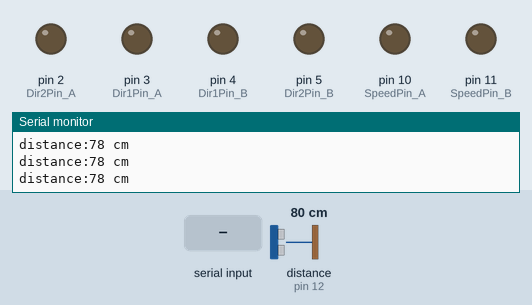
Simulated run of this sketch. Board: Arduino Uno, built with avr-gcc and run on an emulated ATmega328P. Shown: output pins drawn as LEDs (lit = HIGH), the last lines printed to the serial monitor. Wiring (inferred from the names in the program): ultrasonic range finder: trigger pin 13; echo pin 12. The inputs (shaded band) are chosen by the test bench; at power-on: distance to the obstacle (sensor on pin 12) 80 cm. The echo pulse lasts 58.3 µs per cm; pins used as bus, display or sensor lines are not drawn.

Above: at 1.2 s.
1.3 s: "g" received over Serial
At 2.1 s:
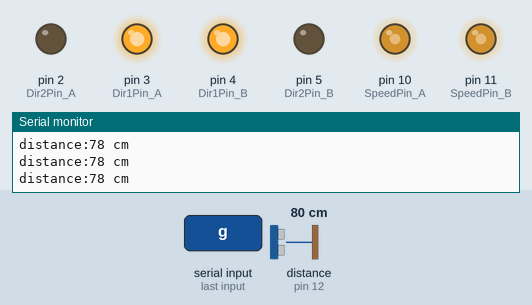
2.8 s: distance to the obstacle (sensor on pin 12) set to 19 cm
4.3 s: distance to the obstacle (sensor on pin 12) set to 14 cm
At 4.9 s:
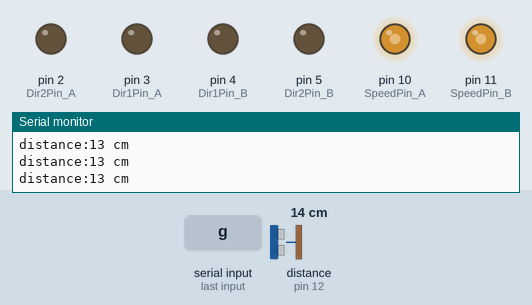
5.8 s: "b" received over Serial
At 6.9 s:
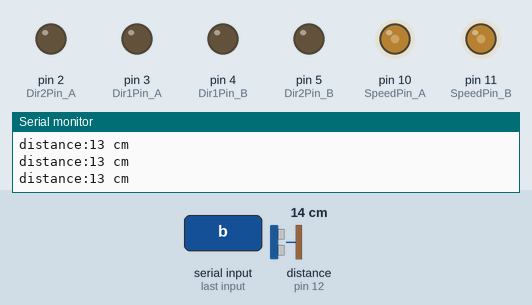
7.3 s: "l" received over Serial
At 8.5 s:
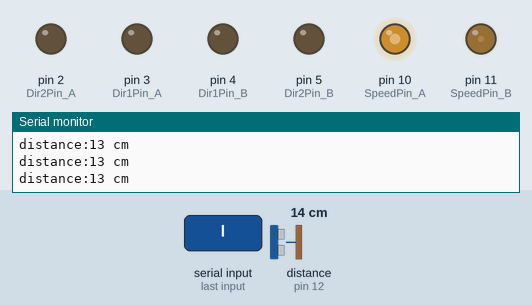
8.8 s: "r" received over Serial
At 10.1 s:
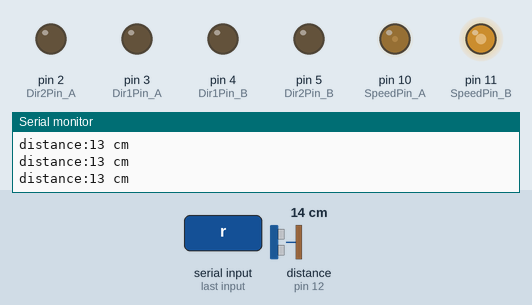
Timing chart, 0 to 11.3 s (numbered marks = the images above; inputs shaded):
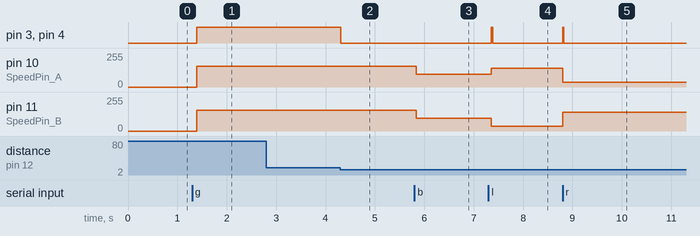

The sketch:

FacegoUno.ino
```cpp
// int Dir1Pin_A = 2;
// int Dir2Pin_A = 3;
// int SpeedPin_A = 10;

// int Dir1Pin_B = 5;
// int Dir2Pin_B = 4;
// int SpeedPin_B = 11;
//================================================================//
//================================================================//
int Dir1Pin_A = 3;
int Dir2Pin_A = 2;
int SpeedPin_A = 10;

int Dir1Pin_B = 4;
int Dir2Pin_B = 5;
int SpeedPin_B = 11;
int MaxSpeed = 95;
int MinSpeed = 70;

int basicSpeed = 85;
int CurrentSpeed = 0;
int LeftSpeed = 0;
int RightSpeed = 0;

bool goFlag = true;
bool leftFlag = true;
bool rightFlag = true;


//초음파
int trigPin = 13;
int echoPin = 12;


String head;
String eye;
//================================================================//
/*
Dir1Pin_A => 자동차 기준 오른편
Dir1Pin_B => 자동차 기준 왼편
*/

//================================================================//
void setup() {
  pinMode(Dir1Pin_A, OUTPUT);             // 제어 1번핀 출력모드 설정
  pinMode(Dir2Pin_A, OUTPUT);             // 제어 2번핀 출력모드 설정
  pinMode(SpeedPin_A, OUTPUT);            // PWM제어핀 출력모드 설정

  pinMode(Dir1Pin_B, OUTPUT);             // 제어 1번핀 출력모드 설정
  pinMode(Dir2Pin_B, OUTPUT);             // 제어 2번핀 출력모드 설정
  pinMode(SpeedPin_B, OUTPUT);            // PWM제어핀 출력모드 설정
  // 시리얼 속도 설정

  pinMode(echoPin, INPUT);                            // echoPin 입력
  pinMode(trigPin, OUTPUT);

  Serial.begin(9600);
  Serial.println("Start");
}

void loop() {
  long duration, distance;
 if (Serial.available() > 0){
    char command = Serial.read();

    //===============================================================================//
    //String 문자열 나누기//
    //===============================================================================//
    // String command = Serial.readStringUntil('\n');
    // command.trim(); // 문자열의 앞뒤의 공백 제거
    // //공백을 기준으로 문자열 분리하기
    // int spaceIndex = command.indexOf(' '); // 공백의 인덱스 찾기
    // if (spaceIndex != -1) { // 공백이 존재할 경우
    //   head = command.substring(0, spaceIndex); // 'hello' 부분 추출
    //   eye = command.substring(spaceIndex + 1); // 'me' 부분 추출
    // }
    // Serial.println("받은데이터 : " + command + " 앞부분 :" + head + " 뒷부분 :" + eye);
    //===============================================================================//

    // String command = Serial.readString();
    Serial.print("Recived command : ");
    Serial.print(command);
    //headCommand
    if(command == 'g'){
      goForward();
      Serial.println("직진");
    }
    else if(command == 'b'){
      goBack();
      Serial.println("후진");
    }
    else if(command == 'l'){
      goLeft();
      Serial.println("좌회전");
    }
    else if(command == 'r'){
      goRight();
      Serial.println("우회전");
    }
    else if(command == 's'){
      engineBreak();
      Serial.println("정지");
    }
    else{
      Serial.println("Wrong command");
    }
  }
  digitalWrite(trigPin, HIGH);                        // trigPin에서 초음파 발생(echoPin도 HIGH)
  delayMicroseconds(10);
  digitalWrite(trigPin, LOW);
  duration = pulseIn(echoPin, HIGH);                  // echoPin 이 HIGH를 유지한 시간을 저장 한다.
  distance = ((float)(340 * duration) / 10000) / 2;
  Serial.print("distance:");                          // 물체와 초음파 센서간 거리를 표시
  Serial.print(distance);
  Serial.println(" cm");
  if(distance <= 15){
    digitalWrite(Dir1Pin_A, LOW);
    digitalWrite(Dir2Pin_A, LOW);

    digitalWrite(Dir1Pin_B, LOW);
    digitalWrite(Dir2Pin_B, LOW);
  }
  delay(100);

}
//후진
void goBack() {
  digitalWrite(Dir1Pin_A, LOW);
  digitalWrite(Dir2Pin_A, HIGH);
  analogWrite(SpeedPin_A, 95);

  digitalWrite(Dir1Pin_B, LOW);
  digitalWrite(Dir2Pin_B, HIGH);
  analogWrite(SpeedPin_B, 95);
}

//정지
void engineBreak(){
  leftFlag = true;
  rightFlag = true;
  goFlag = true;
  if(CurrentSpeed != 0){
    CurrentSpeed -= 20;
    if(CurrentSpeed <= 0){
      CurrentSpeed = 0;
      Serial.print("완전정지상태");
      Serial.print(CurrentSpeed);
      digitalWrite(Dir1Pin_A, LOW);
      digitalWrite(Dir2Pin_A, LOW);
      digitalWrite(Dir1Pin_A, LOW);
      digitalWrite(Dir2Pin_A, LOW);
      goFlag = true;
    }
  }
  if(CurrentSpeed <= 0){
    Serial.print("완전정지상태");
    Serial.print(CurrentSpeed);
    digitalWrite(Dir1Pin_A, LOW);
    digitalWrite(Dir2Pin_A, LOW);
    digitalWrite(Dir1Pin_A, LOW);
    digitalWrite(Dir2Pin_A, LOW);
    goFlag = true;
  }
  Serial.print("정지입니다 : ");
  Serial.print(CurrentSpeed);
  digitalWrite(Dir1Pin_A, HIGH);
  digitalWrite(Dir2Pin_A, LOW);
  analogWrite(SpeedPin_A, CurrentSpeed);

  digitalWrite(Dir1Pin_B, HIGH);
  digitalWrite(Dir2Pin_B, LOW);
  analogWrite(SpeedPin_B, CurrentSpeed);
}

//전진
void goForward(){
  initCurrentSpeed();

  Serial.print("직진입니다 : ");
  Serial.print(CurrentSpeed);

  digitalWrite(Dir1Pin_A, HIGH);
  digitalWrite(Dir2Pin_A, LOW);
  analogWrite(SpeedPin_A, CurrentSpeed);

  digitalWrite(Dir1Pin_B, HIGH);
  digitalWrite(Dir2Pin_B, LOW);
  analogWrite(SpeedPin_B, CurrentSpeed);
}

//좌회전
void goLeft(){
  initLeftRightSpeed(0);

  rightFlag = true;

  // RightSpeed += 1;
  // LeftSpeed -= 10;

  // RightSpeed = 170;
  // LeftSpeed = 60;

  if(LeftSpeed <= 0){
      LeftSpeed = 0;
  }
  // if(RightSpeed > MaxSpeed){
  //   RightSpeed = MaxSpeed;
  //   Serial.print("좌회전 최고속도 도달");
  // }

  Serial.print("R : ");
  Serial.print(RightSpeed);
  Serial.print("  L : ");
  Serial.print(LeftSpeed);

  digitalWrite(Dir1Pin_A, HIGH);
  digitalWrite(Dir2Pin_A, LOW);
  analogWrite(SpeedPin_A, RightSpeed);

  digitalWrite(Dir1Pin_B, HIGH);
  digitalWrite(Dir2Pin_B, LOW);
  analogWrite(SpeedPin_B, LeftSpeed);
}

//우회전
void goRight(){
  initLeftRightSpeed(1);

  leftFlag = true;

  // RightSpeed -= 10;
  // LeftSpeed += 1;

  // RightSpeed = 45;
  // LeftSpeed = 95;


  if(RightSpeed <= 0){
      RightSpeed = 0;
  }
  // if(LeftSpeed > MaxSpeed){
  //   LeftSpeed = MaxSpeed;
  //   Serial.print("우회전 최고속도 도달");
  // }

  Serial.print("R : ");
  Serial.print(RightSpeed);
  Serial.print("  L : ");
  Serial.print(LeftSpeed);

  digitalWrite(Dir1Pin_A, HIGH);
  digitalWrite(Dir2Pin_A, LOW);
  analogWrite(SpeedPin_A, RightSpeed);

  digitalWrite(Dir1Pin_B, HIGH);
  digitalWrite(Dir2Pin_B, LOW);
  analogWrite(SpeedPin_B, LeftSpeed);
}
//==========================================================================//
//==========================================================================//
void initCurrentSpeed(){
  if(goFlag){
    Serial.print("현재속도 초기화하러 왔습니다");
    // CurrentSpeed = basicSpeed;
    CurrentSpeed = 155;
    // CurrentSpeed = 95;
    goFlag = false;
  }
  else{
    CurrentSpeed = 85;
  }
}

void initLeftRightSpeed(int control){
  // if(CurrentSpeed == 0){
    // CurrentSpeed = basicSpeed;
  // }
  //좌회전 호출됬을때
  if(leftFlag && control == 0){
    Serial.print("좌회전호출로초기화");
    // RightSpeed = CurrentSpeed;
    // LeftSpeed = CurrentSpeed - 10;
    // RightSpeed = basicSpeed;
    // LeftSpeed = basicSpeed;
    RightSpeed = 140;
    LeftSpeed = 35;
    leftFlag = false;
  }
  //우회전 호출됬을때
  else if(rightFlag && control == 1){
    Serial.print("우회전호출로초기화");
    // RightSpeed = CurrentSpeed - 10;
    // LeftSpeed = CurrentSpeed;
    // RightSpeed = basicSpeed;
    // LeftSpeed = basicSpeed;
    RightSpeed = 35;
    LeftSpeed = 140;
    rightFlag = false;
  }
  // if(testFlag && control == 2) {
  //   Serial.print("좌우속도 초기화");
  //   LeftSpeed = basicSpeed;
  //   RightSpeed = basicSpeed;
  //   testFlag = false;
  // }
}

void saveCurrentSpeed(bool boolean){
  Serial.print("현재속도 저장하러 왔습니다");
  if(boolean){
    CurrentSpeed = RightSpeed;
  }
  else{
    CurrentSpeed = LeftSpeed;
  }
  Serial.print("저장했습니다");
  Serial.print(CurrentSpeed);
}

//==========================================================================//
//==========================================================================//
```

Measured:
- the behaviour switches between 17 and 16 cm on distance to the obstacle (sensor on pin 12) (found by bisection; images 1 and 2)
- after the input at 1.3 s, pin 3 (Dir1Pin_A), pin 4 (Dir1Pin_B): LOW → HIGH after 0.09 s; pin 10 (SpeedPin_A), pin 11 (SpeedPin_B): 0/255 → 155/255 after 0.09 s
- after the input at 4.3 s, pin 3 (Dir1Pin_A), pin 4 (Dir1Pin_B): HIGH → LOW at once
- after the input at 5.8 s, pin 10 (SpeedPin_A), pin 11 (SpeedPin_B): 155/255 → 95/255 at once
- after the input at 7.3 s, pin 3 (Dir1Pin_A), pin 4 (Dir1Pin_B): LOW → HIGH after 0.06 s, → LOW 0.02 s later; pin 10 (SpeedPin_A): 95/255 → 140/255 after 0.06 s; pin 11 (SpeedPin_B): 95/255 → 35/255 after 0.06 s
- after the input at 8.8 s, pin 3 (Dir1Pin_A), pin 4 (Dir1Pin_B): LOW → HIGH at once, → LOW 0.02 s later; pin 10 (SpeedPin_A): 140/255 → 35/255 at once; pin 11 (SpeedPin_B): 35/255 → 140/255 at once
